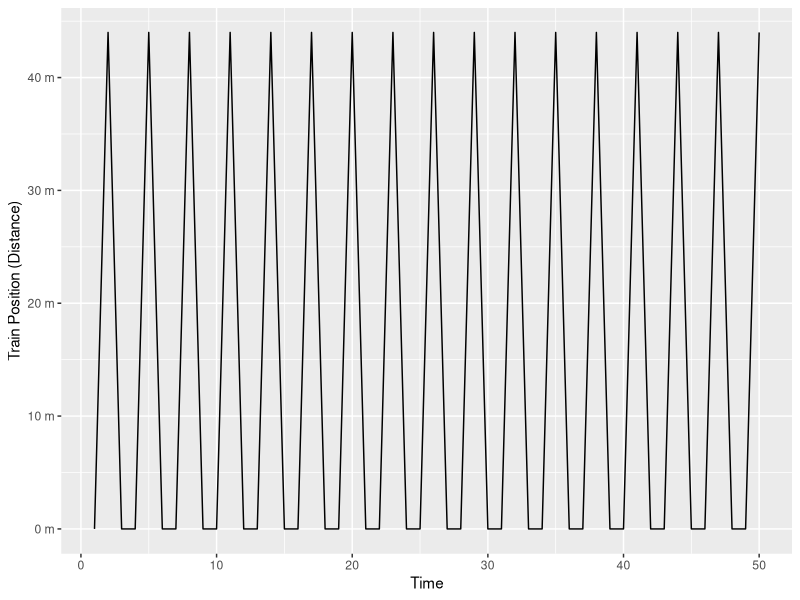

Write R code to recreate this figure.
# Required packages
library(tidyverse)
library(R6)

# Define the monorail system parameters
num_trains <- 3
num_stations <- 2
track_length <- 1000
max_capacity <- 100
simulation_time <- 50

# Define a class to represent a monorail train
Train <- R6Class("Train",
                 public = list(
                   position = NULL,
                   speed = NULL,
                   direction = NULL,
                   capacity = NULL,
                   passengers_moved = 0,
                   initialize = function() {
                     self$position <- 0
                     self$speed <- 0
                     self$direction <- 1  # 1 for forward, -1 for backward
                     self$capacity <- max_capacity
                   },
                   move = function() {
                     self$position <- self$position + (self$speed * self$direction)
                   },
                   accelerate = function() {
                     self$speed <- min(self$speed + 1, 5)  # Limit maximum speed to 5
                   },
                   decelerate = function() {
                     self$speed <- max(self$speed - 1, 0)  # Prevent negative speed
                   },
                   load_passengers = function(passengers) {
                     self$capacity <- max(self$capacity - passengers, 0)
                   },
                   unload_passengers = function(passengers) {
                     self$capacity <- min(self$capacity + passengers, max_capacity)
                   },
                   update_passengers_moved = function(passengers) {
                     self$passengers_moved <- self$passengers_moved + passengers
                   }
                 )
)

# Define a class to represent a monorail station
Station <- R6Class("Station",
                   public = list(
                     position = NULL,
                     passengers = NULL,
                     initialize = function() {
                       self$position <- 0
                       self$passengers <- 0
                     },
                     add_passengers = function(num_passengers) {
                       self$passengers <- self$passengers + num_passengers
                     },
                     remove_passengers = function(num_passengers) {
                       self$passengers <- max(self$passengers - num_passengers, 0)
                     }
                   )
)

# Create monorail system objects
trains <- vector("list", num_trains)
for (i in 1:num_trains) {
  trains[[i]] <- Train$new()
}

stations <- vector("list", num_stations)
for (i in 1:num_stations) {
  stations[[i]] <- Station$new()
}

# Simulation loop
for (t in 1:simulation_time) {
  # Print current system state
  cat("Time:", t, "\n")
  for (i in 1:num_trains) {
    train <- trains[[i]]
    cat("Train", i, "- Position:", train$position, "Speed:", train$speed, "Direction:", train$direction, "Capacity:", train$capacity, "\n")
  }
  cat("\n")
  
  # Train movement
  for (i in 1:num_trains) {
    train <- trains[[i]]
    train$move()
    
    # Reverse direction if train reaches the end of the track
    if (train$position >= track_length || train$position <= 0) {
      train$direction <- -train$direction
    }
    
    # Adjust train speed based on station passenger load
    station_index <- min(max(floor((train$position - 1) / (track_length / num_stations)) + 1, 1), num_stations)
    station <- stations[[station_index]]
    
    if (station$passengers > 0 && train$speed == 0) {
      train$accelerate()
    } else if (station$passengers == 0 && train$speed > 0) {
      train$decelerate()
    }
    
    # Load and unload passengers at the station
    passengers_to_unload <- min(train$capacity, station$passengers)
    train$unload_passengers(passengers_to_unload)
    station$remove_passengers(passengers_to_unload)
    
    passengers_to_load <- min(train$capacity, station$passengers)
    train$load_passengers(passengers_to_load)
    station$remove_passengers(passengers_to_load)
    
    train$update_passengers_moved(passengers_to_unload)
  }
  
  # Station passenger generation (random for demonstration purposes)
  for (i in 1:num_stations) {
    stations[[i]]$add_passengers(sample(0:10, 1))
  }
}

# Calculate total passengers moved
total_passengers_moved <- sum(sapply(trains, function(train) train$passengers_moved))
cat("Total passengers moved:", total_passengers_moved, "\n")

# Visualization (using ggplot2 for demonstration purposes)
train_data <- data.frame(Time = rep(1:simulation_time, num_trains),
                         Train = rep(1:num_trains, each = simulation_time),
                         Position = sapply(trains, function(train) {
                           if (train$direction == 1) {
                             train$position %% (track_length / num_stations)
                           } else {
                             (track_length / num_stations) - (train$position %% (track_length / num_stations))
                           }
                         }))


# Visualize the position of the train in space and time
train_data %>%
  filter(Train == 2) %>%
ggplot(aes(x = Time, y = Position)) +
  geom_line() +
  xlab("Time") +
  ylab("Train Position (Distance)") +
  scale_y_continuous(labels = function(x) paste(x, "m"))  # Adding distance unit to y-axis labels

# I'm not sure this actually works. The position (y-axis) seems off.
